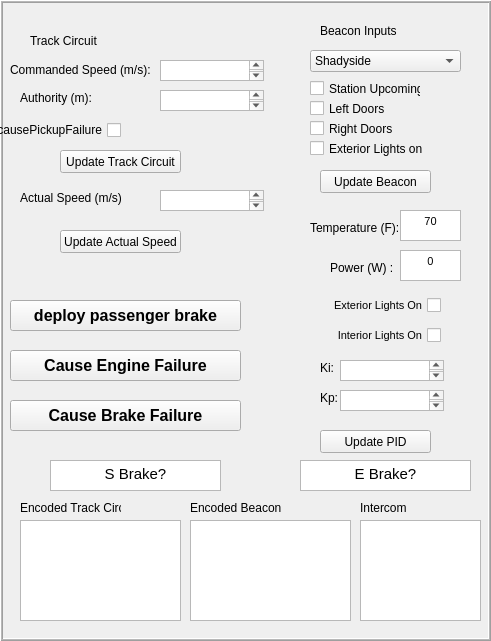
  <widget class="QFrame" name="testing">
   <property name="geometry">
    <rect>
     <x>920</x>
     <y>30</y>
     <width>491</width>
     <height>641</height>
    </rect>
   </property>
   <property name="frameShape">
    <enum>QFrame::Box</enum>
   </property>
   <property name="frameShadow">
    <enum>QFrame::Raised</enum>
   </property>
   <property name="lineWidth">
    <number>1</number>
   </property>
   <property name="midLineWidth">
    <number>1</number>
   </property>
   <widget class="QPushButton" name="causePassenger">
    <property name="geometry">
     <rect>
      <x>10</x>
      <y>300</y>
      <width>231</width>
      <height>31</height>
     </rect>
    </property>
    <property name="font">
     <font>
      <pointsize>12</pointsize>
      <weight>75</weight>
      <bold>true</bold>
     </font>
    </property>
    <property name="text">
     <string>deploy passenger brake</string>
    </property>
   </widget>
   <widget class="QTextEdit" name="inputCommanded">
    <property name="geometry">
     <rect>
      <x>160</x>
      <y>60</y>
      <width>104</width>
      <height>21</height>
     </rect>
    </property>
    <property name="autoFillBackground">
     <bool>false</bool>
    </property>
    <property name="inputMethodHints">
     <set>Qt::ImhFormattedNumbersOnly</set>
    </property>
   </widget>
   <widget class="QTextEdit" name="inputAuthority">
    <property name="geometry">
     <rect>
      <x>160</x>
      <y>90</y>
      <width>104</width>
      <height>21</height>
     </rect>
    </property>
    <property name="inputMethodHints">
     <set>Qt::ImhFormattedNumbersOnly</set>
    </property>
   </widget>
   <widget class="QLabel" name="label">
    <property name="geometry">
     <rect>
      <x>10</x>
      <y>60</y>
      <width>141</width>
      <height>20</height>
     </rect>
    </property>
    <property name="text">
     <string>Commanded Speed (m/s):</string>
    </property>
   </widget>
   <widget class="QLabel" name="label_2">
    <property name="geometry">
     <rect>
      <x>20</x>
      <y>90</y>
      <width>101</width>
      <height>16</height>
     </rect>
    </property>
    <property name="text">
     <string>Authority (m):</string>
    </property>
   </widget>
   <widget class="QPushButton" name="updateTCFake">
    <property name="geometry">
     <rect>
      <x>60</x>
      <y>150</y>
      <width>121</width>
      <height>23</height>
     </rect>
    </property>
    <property name="text">
     <string>Update Track Circuit</string>
    </property>
   </widget>
   <widget class="QLabel" name="label_4">
    <property name="geometry">
     <rect>
      <x>20</x>
      <y>190</y>
      <width>101</width>
      <height>16</height>
     </rect>
    </property>
    <property name="text">
     <string>Actual Speed (m/s):</string>
    </property>
   </widget>
   <widget class="QTextEdit" name="actualSpeed">
    <property name="geometry">
     <rect>
      <x>160</x>
      <y>190</y>
      <width>104</width>
      <height>21</height>
     </rect>
    </property>
    <property name="inputMethodHints">
     <set>Qt::ImhFormattedNumbersOnly|Qt::ImhPreferNumbers</set>
    </property>
   </widget>
   <widget class="QCheckBox" name="causePickupFailure">
    <property name="geometry">
     <rect>
      <x>-10</x>
      <y>120</y>
      <width>131</width>
      <height>20</height>
     </rect>
    </property>
    <property name="layoutDirection">
     <enum>Qt::RightToLeft</enum>
    </property>
    <property name="text">
     <string>causePickupFailure</string>
    </property>
   </widget>
   <widget class="QTextEdit" name="kiInput">
    <property name="geometry">
     <rect>
      <x>340</x>
      <y>360</y>
      <width>104</width>
      <height>21</height>
     </rect>
    </property>
   </widget>
   <widget class="QLabel" name="label_6">
    <property name="geometry">
     <rect>
      <x>320</x>
      <y>360</y>
      <width>16</width>
      <height>16</height>
     </rect>
    </property>
    <property name="text">
     <string>Ki:</string>
    </property>
   </widget>
   <widget class="QLabel" name="label_7">
    <property name="geometry">
     <rect>
      <x>320</x>
      <y>390</y>
      <width>21</width>
      <height>16</height>
     </rect>
    </property>
    <property name="text">
     <string>Kp:</string>
    </property>
   </widget>
   <widget class="QTextEdit" name="kpInput">
    <property name="geometry">
     <rect>
      <x>340</x>
      <y>390</y>
      <width>104</width>
      <height>21</height>
     </rect>
    </property>
   </widget>
   <widget class="QComboBox" name="stationNameFake">
    <property name="geometry">
     <rect>
      <x>310</x>
      <y>50</y>
      <width>151</width>
      <height>22</height>
     </rect>
    </property>
    <item>
     <property name="text">
      <string>Shadyside</string>
     </property>
    </item>
    <item>
     <property name="text">
      <string>Herron Ave</string>
     </property>
    </item>
    <item>
     <property name="text">
      <string>Swissville</string>
     </property>
    </item>
    <item>
     <property name="text">
      <string>Penn Station</string>
     </property>
    </item>
    <item>
     <property name="text">
      <string>Steel Plaza</string>
     </property>
    </item>
    <item>
     <property name="text">
      <string>First Ave</string>
     </property>
    </item>
    <item>
     <property name="text">
      <string>Station Square</string>
     </property>
    </item>
    <item>
     <property name="text">
      <string>South Hills Junction</string>
     </property>
    </item>
    <item>
     <property name="text">
      <string>Pioneer</string>
     </property>
    </item>
    <item>
     <property name="text">
      <string>Edgebrook</string>
     </property>
    </item>
    <item>
     <property name="text">
      <string>Whited</string>
     </property>
    </item>
    <item>
     <property name="text">
      <string>South Bank</string>
     </property>
    </item>
    <item>
     <property name="text">
      <string>Central</string>
     </property>
    </item>
    <item>
     <property name="text">
      <string>Inglewood</string>
     </property>
    </item>
    <item>
     <property name="text">
      <string>Overbrook</string>
     </property>
    </item>
    <item>
     <property name="text">
      <string>Glenbury</string>
     </property>
    </item>
    <item>
     <property name="text">
      <string>Dormont</string>
     </property>
    </item>
    <item>
     <property name="text">
      <string>Mt Lebanon</string>
     </property>
    </item>
    <item>
     <property name="text">
      <string>Poplar</string>
     </property>
    </item>
    <item>
     <property name="text">
      <string>Castle Shannon</string>
     </property>
    </item>
   </widget>
   <widget class="QLabel" name="label_14">
    <property name="geometry">
     <rect>
      <x>320</x>
      <y>10</y>
      <width>121</width>
      <height>41</height>
     </rect>
    </property>
    <property name="text">
     <string>Beacon Inputs</string>
    </property>
   </widget>
   <widget class="QCheckBox" name="stationUpcoming">
    <property name="geometry">
     <rect>
      <x>310</x>
      <y>80</y>
      <width>111</width>
      <height>17</height>
     </rect>
    </property>
    <property name="text">
     <string>Station Upcoming</string>
    </property>
   </widget>
   <widget class="QCheckBox" name="leftDoorsFake">
    <property name="geometry">
     <rect>
      <x>310</x>
      <y>100</y>
      <width>111</width>
      <height>17</height>
     </rect>
    </property>
    <property name="text">
     <string>Left Doors</string>
    </property>
   </widget>
   <widget class="QCheckBox" name="rightDoorsFake">
    <property name="geometry">
     <rect>
      <x>310</x>
      <y>120</y>
      <width>111</width>
      <height>17</height>
     </rect>
    </property>
    <property name="text">
     <string>Right Doors</string>
    </property>
   </widget>
   <widget class="QCheckBox" name="exteriorLightsFake">
    <property name="geometry">
     <rect>
      <x>310</x>
      <y>140</y>
      <width>121</width>
      <height>17</height>
     </rect>
    </property>
    <property name="text">
     <string>Exterior Lights on</string>
    </property>
   </widget>
   <widget class="QPushButton" name="updateBeaconFake">
    <property name="geometry">
     <rect>
      <x>320</x>
      <y>170</y>
      <width>111</width>
      <height>23</height>
     </rect>
    </property>
    <property name="text">
     <string>Update Beacon</string>
    </property>
   </widget>
   <widget class="QLabel" name="label_15">
    <property name="geometry">
     <rect>
      <x>30</x>
      <y>20</y>
      <width>121</width>
      <height>41</height>
     </rect>
    </property>
    <property name="text">
     <string>Track Circuit</string>
    </property>
   </widget>
   <widget class="QPushButton" name="updateActualFake">
    <property name="geometry">
     <rect>
      <x>60</x>
      <y>230</y>
      <width>121</width>
      <height>23</height>
     </rect>
    </property>
    <property name="text">
     <string>Update Actual Speed</string>
    </property>
   </widget>
   <widget class="QPushButton" name="causeEngineFailure">
    <property name="geometry">
     <rect>
      <x>10</x>
      <y>350</y>
      <width>231</width>
      <height>31</height>
     </rect>
    </property>
    <property name="font">
     <font>
      <pointsize>12</pointsize>
      <weight>75</weight>
      <bold>true</bold>
     </font>
    </property>
    <property name="text">
     <string>Cause Engine Failure</string>
    </property>
   </widget>
   <widget class="QPushButton" name="causeBrakeFailure">
    <property name="geometry">
     <rect>
      <x>10</x>
      <y>400</y>
      <width>231</width>
      <height>31</height>
     </rect>
    </property>
    <property name="font">
     <font>
      <pointsize>12</pointsize>
      <weight>75</weight>
      <bold>true</bold>
     </font>
    </property>
    <property name="text">
     <string>Cause Brake Failure</string>
    </property>
   </widget>
   <widget class="QPushButton" name="updatePID">
    <property name="geometry">
     <rect>
      <x>320</x>
      <y>430</y>
      <width>111</width>
      <height>23</height>
     </rect>
    </property>
    <property name="text">
     <string>Update PID</string>
    </property>
   </widget>
   <widget class="QTextBrowser" name="encodedTC">
    <property name="geometry">
     <rect>
      <x>20</x>
      <y>520</y>
      <width>161</width>
      <height>101</height>
     </rect>
    </property>
   </widget>
   <widget class="QTextBrowser" name="encodedBeacon">
    <property name="geometry">
     <rect>
      <x>190</x>
      <y>520</y>
      <width>161</width>
      <height>101</height>
     </rect>
    </property>
   </widget>
   <widget class="QLabel" name="label_16">
    <property name="geometry">
     <rect>
      <x>190</x>
      <y>500</y>
      <width>101</width>
      <height>16</height>
     </rect>
    </property>
    <property name="text">
     <string>Encoded Beacon</string>
    </property>
   </widget>
   <widget class="QLabel" name="label_5">
    <property name="geometry">
     <rect>
      <x>20</x>
      <y>500</y>
      <width>101</width>
      <height>16</height>
     </rect>
    </property>
    <property name="text">
     <string>Encoded Track Circuit</string>
    </property>
   </widget>
   <widget class="QTextBrowser" name="textBrowser_10">
    <property name="geometry">
     <rect>
      <x>300</x>
      <y>460</y>
      <width>171</width>
      <height>31</height>
     </rect>
    </property>
    <property name="html">
     <string>&lt;!DOCTYPE HTML PUBLIC &quot;-//W3C//DTD HTML 4.0//EN&quot; &quot;http://www.w3.org/TR/REC-html40/strict.dtd&quot;&gt;
&lt;html&gt;&lt;head&gt;&lt;meta name=&quot;qrichtext&quot; content=&quot;1&quot; /&gt;&lt;style type=&quot;text/css&quot;&gt;
p, li { white-space: pre-wrap; }
&lt;/style&gt;&lt;/head&gt;&lt;body style=&quot; font-family:'MS Shell Dlg 2'; font-size:8.25pt; font-weight:400; font-style:normal;&quot;&gt;
&lt;p align=&quot;center&quot; style=&quot; margin-top:0px; margin-bottom:0px; margin-left:0px; margin-right:0px; -qt-block-indent:0; text-indent:0px;&quot;&gt;&lt;span style=&quot; font-size:11pt;&quot;&gt;E Brake?&lt;/span&gt;&lt;/p&gt;&lt;/body&gt;&lt;/html&gt;</string>
    </property>
   </widget>
   <widget class="QTextBrowser" name="textBrowser_11">
    <property name="geometry">
     <rect>
      <x>50</x>
      <y>460</y>
      <width>171</width>
      <height>31</height>
     </rect>
    </property>
    <property name="html">
     <string>&lt;!DOCTYPE HTML PUBLIC &quot;-//W3C//DTD HTML 4.0//EN&quot; &quot;http://www.w3.org/TR/REC-html40/strict.dtd&quot;&gt;
&lt;html&gt;&lt;head&gt;&lt;meta name=&quot;qrichtext&quot; content=&quot;1&quot; /&gt;&lt;style type=&quot;text/css&quot;&gt;
p, li { white-space: pre-wrap; }
&lt;/style&gt;&lt;/head&gt;&lt;body style=&quot; font-family:'MS Shell Dlg 2'; font-size:8.25pt; font-weight:400; font-style:normal;&quot;&gt;
&lt;p align=&quot;center&quot; style=&quot; margin-top:0px; margin-bottom:0px; margin-left:0px; margin-right:0px; -qt-block-indent:0; text-indent:0px;&quot;&gt;&lt;span style=&quot; font-size:11pt;&quot;&gt;S Brake?&lt;/span&gt;&lt;/p&gt;&lt;/body&gt;&lt;/html&gt;</string>
    </property>
   </widget>
   <widget class="QTextBrowser" name="textBrowser_12">
    <property name="geometry">
     <rect>
      <x>400</x>
      <y>210</y>
      <width>61</width>
      <height>31</height>
     </rect>
    </property>
    <property name="html">
     <string>&lt;!DOCTYPE HTML PUBLIC &quot;-//W3C//DTD HTML 4.0//EN&quot; &quot;http://www.w3.org/TR/REC-html40/strict.dtd&quot;&gt;
&lt;html&gt;&lt;head&gt;&lt;meta name=&quot;qrichtext&quot; content=&quot;1&quot; /&gt;&lt;style type=&quot;text/css&quot;&gt;
p, li { white-space: pre-wrap; }
&lt;/style&gt;&lt;/head&gt;&lt;body style=&quot; font-family:'MS Shell Dlg 2'; font-size:8.25pt; font-weight:400; font-style:normal;&quot;&gt;
&lt;p align=&quot;center&quot; style=&quot; margin-top:0px; margin-bottom:0px; margin-left:0px; margin-right:0px; -qt-block-indent:0; text-indent:0px;&quot;&gt;70&lt;/p&gt;&lt;/body&gt;&lt;/html&gt;</string>
    </property>
   </widget>
   <widget class="QLabel" name="label_8">
    <property name="geometry">
     <rect>
      <x>310</x>
      <y>220</y>
      <width>101</width>
      <height>16</height>
     </rect>
    </property>
    <property name="text">
     <string>Temperature (F):</string>
    </property>
   </widget>
   <widget class="QTextBrowser" name="intercomFake">
    <property name="geometry">
     <rect>
      <x>360</x>
      <y>520</y>
      <width>121</width>
      <height>101</height>
     </rect>
    </property>
    <property name="html">
     <string>&lt;!DOCTYPE HTML PUBLIC &quot;-//W3C//DTD HTML 4.0//EN&quot; &quot;http://www.w3.org/TR/REC-html40/strict.dtd&quot;&gt;
&lt;html&gt;&lt;head&gt;&lt;meta name=&quot;qrichtext&quot; content=&quot;1&quot; /&gt;&lt;style type=&quot;text/css&quot;&gt;
p, li { white-space: pre-wrap; }
&lt;/style&gt;&lt;/head&gt;&lt;body style=&quot; font-family:'MS Shell Dlg 2'; font-size:8.25pt; font-weight:400; font-style:normal;&quot;&gt;
&lt;p style=&quot;-qt-paragraph-type:empty; margin-top:0px; margin-bottom:0px; margin-left:0px; margin-right:0px; -qt-block-indent:0; text-indent:0px;&quot;&gt;&lt;br /&gt;&lt;/p&gt;&lt;/body&gt;&lt;/html&gt;</string>
    </property>
   </widget>
   <widget class="QLabel" name="label_17">
    <property name="geometry">
     <rect>
      <x>360</x>
      <y>500</y>
      <width>101</width>
      <height>16</height>
     </rect>
    </property>
    <property name="text">
     <string>Intercom</string>
    </property>
   </widget>
   <widget class="QTextBrowser" name="textBrowser_17">
    <property name="geometry">
     <rect>
      <x>400</x>
      <y>250</y>
      <width>61</width>
      <height>31</height>
     </rect>
    </property>
    <property name="html">
     <string>&lt;!DOCTYPE HTML PUBLIC &quot;-//W3C//DTD HTML 4.0//EN&quot; &quot;http://www.w3.org/TR/REC-html40/strict.dtd&quot;&gt;
&lt;html&gt;&lt;head&gt;&lt;meta name=&quot;qrichtext&quot; content=&quot;1&quot; /&gt;&lt;style type=&quot;text/css&quot;&gt;
p, li { white-space: pre-wrap; }
&lt;/style&gt;&lt;/head&gt;&lt;body style=&quot; font-family:'MS Shell Dlg 2'; font-size:8.25pt; font-weight:400; font-style:normal;&quot;&gt;
&lt;p align=&quot;center&quot; style=&quot; margin-top:0px; margin-bottom:0px; margin-left:0px; margin-right:0px; -qt-block-indent:0; text-indent:0px;&quot;&gt;0&lt;/p&gt;&lt;/body&gt;&lt;/html&gt;</string>
    </property>
   </widget>
   <widget class="QLabel" name="label_9">
    <property name="geometry">
     <rect>
      <x>330</x>
      <y>260</y>
      <width>101</width>
      <height>16</height>
     </rect>
    </property>
    <property name="text">
     <string>Power (W) :</string>
    </property>
   </widget>
   <widget class="QCheckBox" name="exteriorLights_2">
    <property name="geometry">
     <rect>
      <x>290</x>
      <y>290</y>
      <width>151</width>
      <height>31</height>
     </rect>
    </property>
    <property name="font">
     <font>
      <pointsize>8</pointsize>
     </font>
    </property>
    <property name="layoutDirection">
     <enum>Qt::RightToLeft</enum>
    </property>
    <property name="text">
     <string>Exterior Lights On</string>
    </property>
    <property name="iconSize">
     <size>
      <width>16</width>
      <height>16</height>
     </size>
    </property>
   </widget>
   <widget class="QCheckBox" name="interiorLights_2">
    <property name="geometry">
     <rect>
      <x>290</x>
      <y>320</y>
      <width>151</width>
      <height>31</height>
     </rect>
    </property>
    <property name="font">
     <font>
      <pointsize>8</pointsize>
     </font>
    </property>
    <property name="layoutDirection">
     <enum>Qt::RightToLeft</enum>
    </property>
    <property name="text">
     <string>Interior Lights On</string>
    </property>
   </widget>
  </widget>
